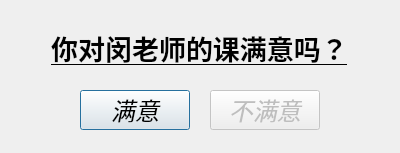
<?xml version="1.0" encoding="UTF-8"?>
<ui version="4.0">
 <class>Dialog</class>
 <widget class="QDialog" name="Dialog">
  <property name="geometry">
   <rect>
    <x>0</x>
    <y>0</y>
    <width>400</width>
    <height>153</height>
   </rect>
  </property>
  <property name="windowTitle">
   <string>学生调查</string>
  </property>
  <widget class="QLabel" name="label">
   <property name="geometry">
    <rect>
     <x>11</x>
     <y>30</y>
     <width>377</width>
     <height>36</height>
    </rect>
   </property>
   <property name="font">
    <font>
     <family>文泉驿正黑</family>
     <pointsize>20</pointsize>
     <weight>75</weight>
     <bold>true</bold>
     <underline>true</underline>
    </font>
   </property>
   <property name="text">
    <string>你对闵老师的课满意吗？</string>
   </property>
   <property name="alignment">
    <set>Qt::AlignCenter</set>
   </property>
  </widget>
  <widget class="QPushButton" name="pushButton">
   <property name="geometry">
    <rect>
     <x>80</x>
     <y>90</y>
     <width>110</width>
     <height>40</height>
    </rect>
   </property>
   <property name="font">
    <font>
     <family>文泉驿正黑</family>
     <pointsize>18</pointsize>
     <italic>true</italic>
    </font>
   </property>
   <property name="text">
    <string>满意</string>
   </property>
  </widget>
  <widget class="QPushButton" name="pushButton_2">
   <property name="enabled">
    <bool>false</bool>
   </property>
   <property name="geometry">
    <rect>
     <x>210</x>
     <y>90</y>
     <width>110</width>
     <height>40</height>
    </rect>
   </property>
   <property name="font">
    <font>
     <family>文泉驿正黑</family>
     <pointsize>18</pointsize>
     <italic>true</italic>
    </font>
   </property>
   <property name="text">
    <string>不满意</string>
   </property>
  </widget>
 </widget>
 <resources/>
 <connections/>
</ui>
